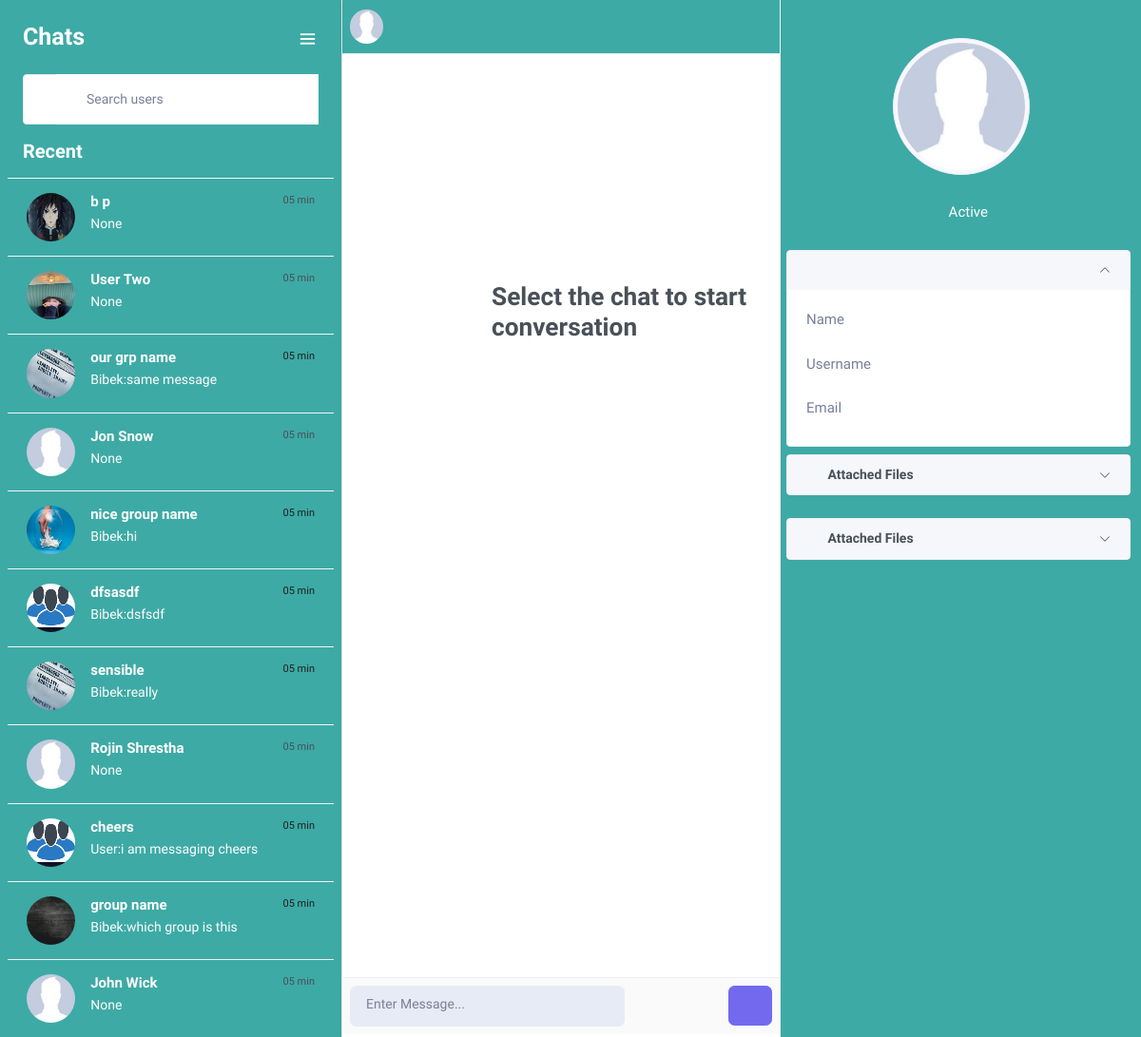
Before: /chat/ (signed in) with the older database file.
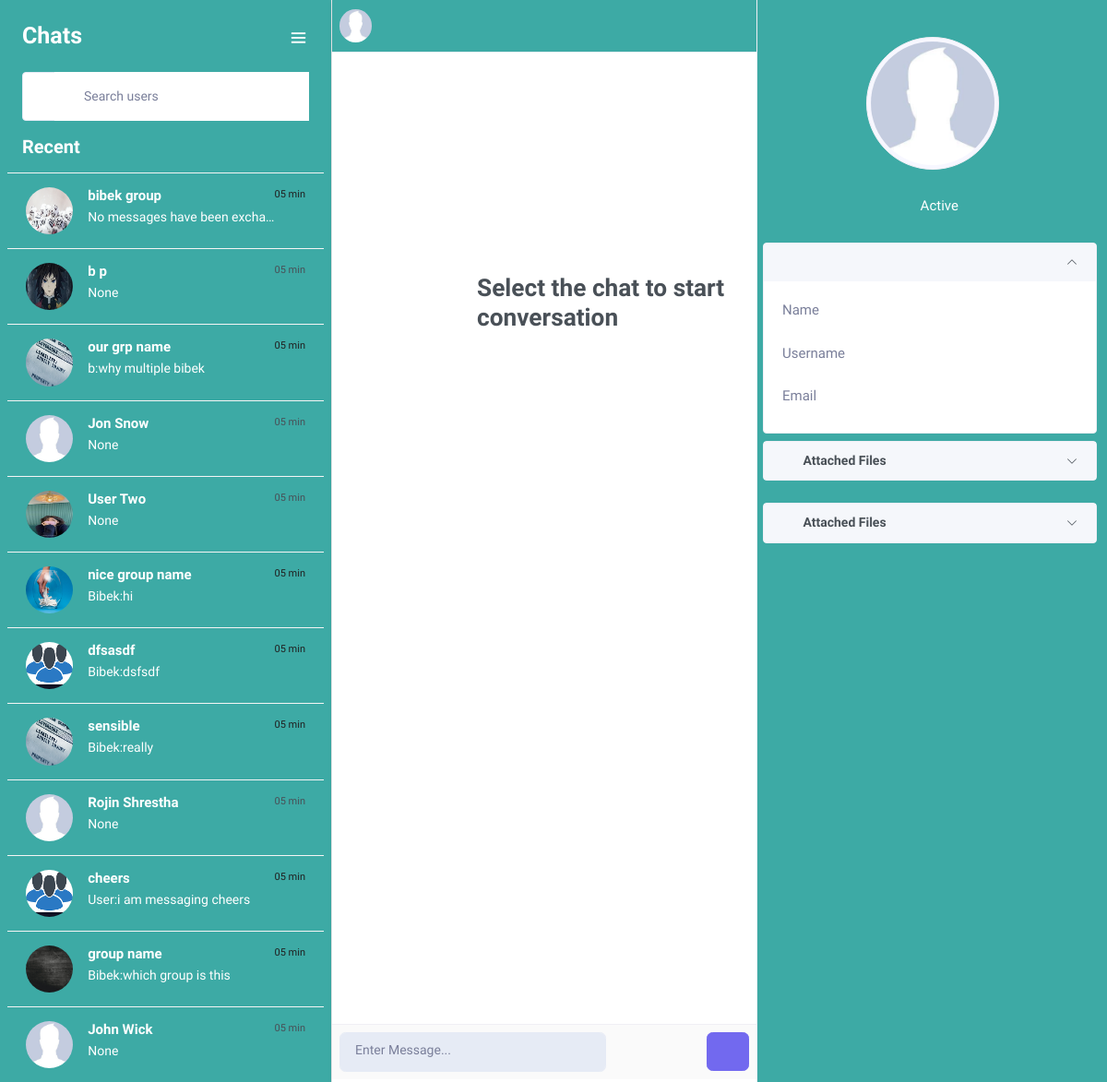
After: the same page with the newer database file.
### core/models.py (models this page shows, shortened)
class PrivateChatThread(models.Model):
    first_user = models.ForeignKey(settings.AUTH_USER_MODEL, on_delete=models.CASCADE, null=True, blank=True, related_name='thread_first_person')
    second_user = models.ForeignKey(settings.AUTH_USER_MODEL, on_delete=models.CASCADE, null=True,blank=True,related_name='other_user')
    connected_users = models.ManyToManyField(settings.AUTH_USER_MODEL,blank = True, related_name="private_connected_users")
    is_active = models.BooleanField(default=False)
    timestamp = models.DateTimeField(auto_now_add=True)
    updated_at = models.DateTimeField(auto_now = True)
    objects = PrivateChatManager()
    class Meta:
        unique_together = ['first_user','second_user']
    def last_msg(self):
        return self.private_message.all().last()

class PrivateChatMessage(models.Model):
    chat_thread = models.ForeignKey(PrivateChatThread, null=True,blank=True, on_delete=models.CASCADE,related_name="private_message")
    sender= models.ForeignKey(settings.AUTH_USER_MODEL, on_delete=models.CASCADE,related_name='msg_sender')
    message_content = models.TextField(unique=False,blank=False,null=True)
    message_type = models.CharField(max_length=50,null=True,blank=True)
    timestamp = models.DateTimeField(auto_now_add=True)
    objects = PrivateChatMessageManager()

class GroupChatThread(Group):
    group_name = models.CharField(max_length=100,null=True)
    admin = models.ForeignKey(settings.AUTH_USER_MODEL,null=True, on_delete=models.SET_NULL, related_name ='grpadmin')
    image = models.ImageField(default='group_photos/nouser.jpg',upload_to='group_photos')
    group_description = models.TextField(blank=True, help_text="description of the group")
    created_at = models.DateTimeField(auto_now_add=True,auto_now=False)
    updated_at = models.DateTimeField(auto_now=True)
    @property
    def latest_msg(self):
        try:
            msg = self.gc_message.all().last().content
            msg_sender = self.gc_message.all().last().sender.first_name
            return msg_sender+":"+msg
        except:
            msg = "No messages have been exchanged yet."
            return msg

class GroupChatMessage(models.Model):
    gc_thread = models.ForeignKey(GroupChatThread,on_delete=models.CASCADE,related_name='gc_message')
    sender = models.ForeignKey(settings.AUTH_USER_MODEL,on_delete=models.CASCADE,related_name='grp_sender')
    timestamp = models.DateTimeField(auto_now_add=True)
    message_type = models.CharField(max_length=50, blank=True, null= True, default='text')
    content = models.TextField(unique=False,blank=False)
    objects = GroupChatMessageManager()

### accounts/models.py (models this page shows, shortened)
class CustomUser(AbstractUser):
    email                   = models.EmailField(_('email address'), unique=True)
    username                = models.CharField(max_length=30, unique=True)
    date_joined				= models.DateTimeField(verbose_name='date joined', auto_now_add=True)
    last_login				= models.DateTimeField(verbose_name='last login', auto_now=True)
    is_admin				= models.BooleanField(default=False)
    is_active				= models.BooleanField(default=True)
    is_staff				= models.BooleanField(default=False)
    is_superuser			= models.BooleanField(default=False)
    profile_image			= models.ImageField(max_length=255, upload_to='user_photos', null=True, blank=True, default=DEFAULT)
    hide_email				= models.BooleanField(default=True)
    status                  = models.IntegerField(default=0)
    USERNAME_FIELD = 'email'
    REQUIRED_FIELDS = ['username','first_name','last_name']
    objects = CustomUserManager()
    def __str__(self):
        return self.username

### core/views.py (the view)
# urls.py: path('',views.chat_thread_view,name = 'conversation'),
@login_required
def chat_thread_view(request,*args,**kwargs):
    current_user = request.user
    group = None
    logged_user = CustomUser.objects.values(
        'id',
        'first_name',
        'last_name',
        'username',
        'profile_image',
    ).get(id = current_user.id)
    thread_id = request.GET.get('t_id')
    group_t_id = request.GET.get('gt_id')
    context = {}
    if group_t_id:
        try:
            group_thread = get_group_thread_or_error(group_t_id,current_user)
            context['gt_id'] = group_thread.id
        except ClientError as e:
            context['invalid_gt_id'] = e.message
    context['current_user'] = logged_user
    if thread_id:
        context['t_id'] = thread_id
    threads1 = PrivateChatThread.objects.filter(first_user = current_user, is_active = True)
    threads2 = PrivateChatThread.objects.filter(second_user = current_user, is_active = True)
    group_ids = current_user.groups.values_list('id')
    group_threads = GroupChatThread.objects.filter(id__in = group_ids)
    threads = sorted(chain(threads1, threads2,group_threads),key = attrgetter('updated_at'),reverse = True)
    thread_users_id = []
    for thread in threads:
        if hasattr(thread,'first_user') or hasattr(thread,'second_user'):
            if thread.first_user == current_user:
                friend = thread.second_user
            else:
                friend = thread.first_user
            thread_users_id.append(friend.id)
            friend_list = FriendList.objects.get(user = current_user)
            if not friend_list.is_mutual_friend(friend):
                private_chat = PrivateChatThread.objects.create_room_if_none(current_user,friend)
                private_chat.is_active = False
                private_chat.save()
        else:
            group = thread
    keys = []
    for id in thread_users_id:
        target_user = CustomUser.objects.get(pk = id)
        sh_key = generate_shared_keys(current_user,target_user)
        sh_key = json.loads(sh_key)
        keys.append(sh_key['final_shared_key'])
    context['keys'] = keys
    context['chat_threads'] = threads
    context['thread_id'] = thread_id
    return render(request,"core/index.html",context)

### core/DoubleDiffie.py (called while the page is built)
    @staticmethod
    def generate_second_public_key_static(second_private_key_str,first_shared_key) -> str:
        second_generator = 3
        second_private_key = int(second_private_key_str,base = 16)
        second_public_key = pow(second_generator,second_private_key, first_shared_key)
        return hex(second_public_key)[2:]

    @staticmethod
    def is_valid_public_key_static(
        local_private_key_str: str, remote_public_key_str: str, prime: int
    ) -> bool:
        l = local_private_key_str
        p = remote_public_key_str
        if 2 <= remote_public_key_str and remote_public_key_str <= prime - 2:
            if pow(remote_public_key_str, (prime - 1) // 2, prime) == 1:
                return True
        return False

### friends/models.py (called while the page is built)
    def is_mutual_friend(self, friend):
        if friend in self.friends.all():
            return True
        else:
            return False

### core/templates/core/index.html (shortened to what the changed rows need)
<!doctype html>
{% load static %}
<html lang="en">
<head>
        <link rel="stylesheet" href="{% static 'css/searchuser.css' %}">
        <link href="{% static 'assets/libs/magnific-popup/magnific-popup.css' %}" rel="stylesheet" type="text/css" />
        <link href='https://unpkg.com/boxicons@2.0.7/css/boxicons.min.css' rel='stylesheet'>
        <link rel="stylesheet" href="{% static 'assets/libs/owl.carousel/assets/owl.carousel.min.css' %} ">
        <link rel="stylesheet" href="{% static 'assets/libs/owl.carousel/assets/owl.theme.default.min.css' %}">
        <link href="{% static 'assets/css/bootstrap.min.css' %}" id="bootstrap-style" rel="stylesheet" type="text/css" />
        <link href="{% static 'assets/css/icons.min.css' %}" rel="stylesheet" type="text/css" />
        <link href="{% static 'assets/css/app.min.css' %}" id="app-style" rel="stylesheet" type="text/css" />
        <link rel="stylesheet" href="{% static 'package/css/lightgallery-bundle.css' %}" />
        <link rel="stylesheet" href="https://cdnjs.cloudflare.com/ajax/libs/highlight.js/10.2.0/styles/default.min.css" />
    </head>
    <body>
        <div style="background-color: var(--themecolor);" class="layout-wrapper d-lg-flex">
            <div class="chat-leftsidebar">
                <div class="tab-content">
                    <div class="tab-pane fade show active" id="pills-chat" role="tabpanel" aria-labelledby="pills-chat-tab">
                        <div>
                            <div id="contact-list" class="px-2">
                                <h5 class="mb-3 px-3 text-white font-size-20">Recent</h5>
                                <div class="chat-message-list" data-simplebar>
                                    <ul class="list-unstyled chat-list chat-user-list" id="contact_list_ul">
                                        {% if chat_threads %}
                                        {% for thread in chat_threads %}
                                        {% if thread.first_user or thread.second_user  %}
                                            {% if thread.first_user == request.user %}
                                            <li class="myclass">
                                                <a onclick="onSelectFriend('{{thread.second_user.id}}',this);" data-threadType="private-thread" data-userId="{{thread.second_user.id}}" id="id_friend_list_{{thread.second_user.id}}">
                                                    <div class="d-flex">
                                                        <div class="chat-user-img online align-self-center me-3 ms-0">
                                                            <img id="id_friend_img_{{thread.second_user.id}}" src="{{thread.second_user.profile_image.url}}" class="rounded-circle avatar-sm" alt="">
                                                        </div>
                                                        <div class="flex-1 overflow-hidden">
                                                            <h5 class="text-truncate text-white font-size-15 mb-1">{{thread.second_user.first_name}} {{thread.second_user.last_name}}</h5>
                                                            <p class="chat-user-message pvt-chat-message-list text-white text-truncate mb-0" msgid="{{thread.last_msg.id}}">{{thread.last_msg.message_content}}</p>
                                                        </div>
                                                        <div class="font-size-11">05 min</div>
                                                    </div>
                                                </a>
                                            </li>
                                            {% endif %}
                                        {% else %}
                                        <li class="myclass">
                                            <a onclick="onSelectGroup('{{thread.id}}',this);" data-threadType="group-thread" class="myclass" data-userId="{{thread.id}}" id="id_friend_list_{{thread.id}}">
                                                <div class="d-flex">
                                                    <div class="chat-user-img online align-self-center me-3 ms-0">
                                                        <img id="id_friend_img_{{thread.id}}" src="{{thread.image.url}}" class="rounded-circle avatar-sm" alt="">
                                                    </div>
                                                    <div class="flex-1 overflow-hidden">
                                                        <h5 class="text-truncate text-white font-size-15 mb-1">{{thread.group_name}}</h5>
                                                        <p class="chat-user-message text-white text-truncate mb-0">{{thread.latest_msg}}</p>
                                                    </div>
                                                    <div class="font-size-11">05 min</div>
                                                </div>
                                            </a>
                                        </li>
                                        {% endif %}
                                        {% endfor %}
                                        {% endif %}
                                    </ul>
                                </div>
                            </div>
                        </div>
                    </div>
                </div>
            </div>
    </body>
</html>

Changed rows visible on the page:
added GroupChatThread: image (picture), group_name "bibek group", latest_msg "No messages have been exch…"
changed GroupChatThread "our grp name": latest_msg "Bibek:same message" → "b:why multiple bibek"
changed PrivateChatThread "User": moves down the list
